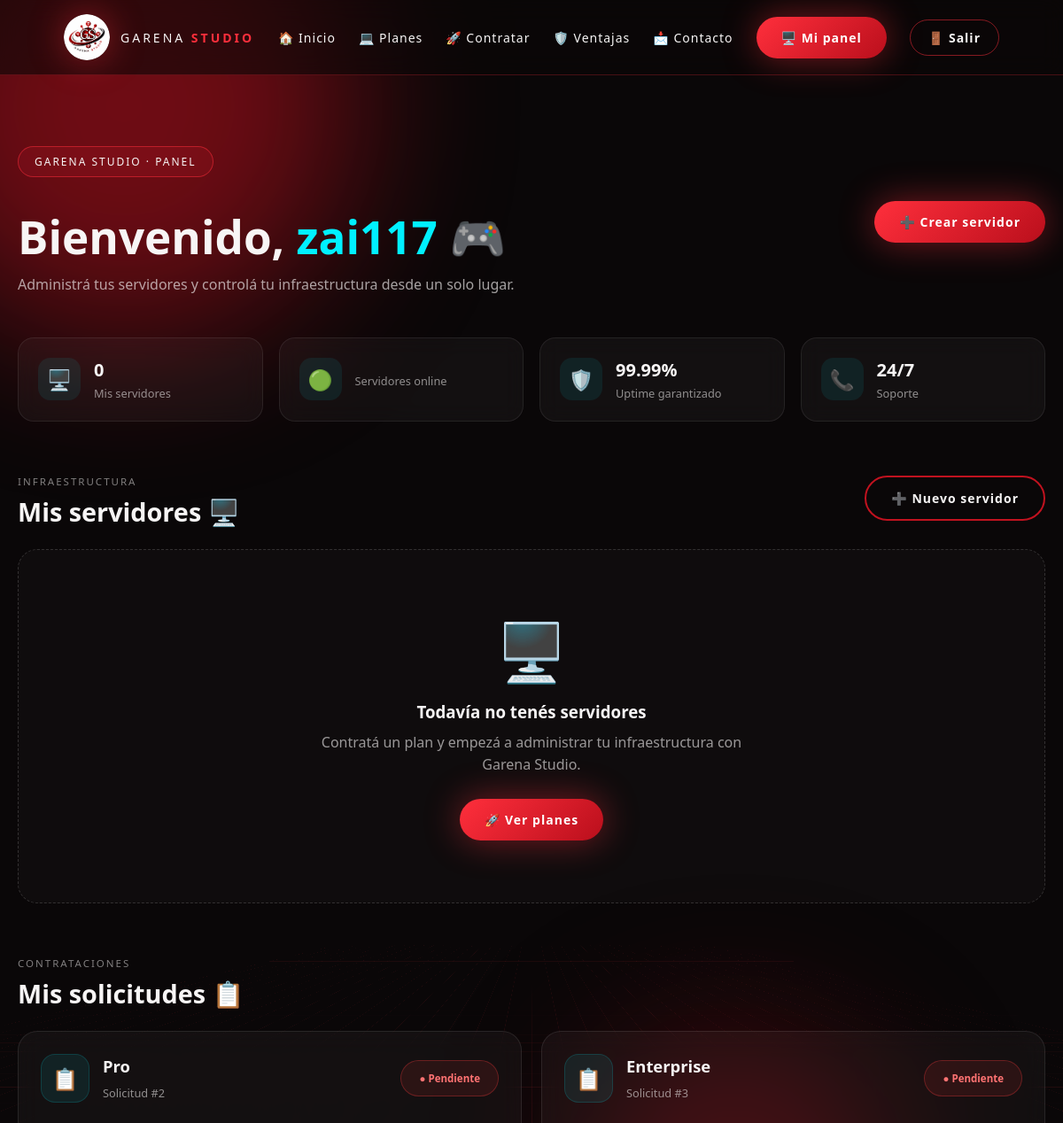
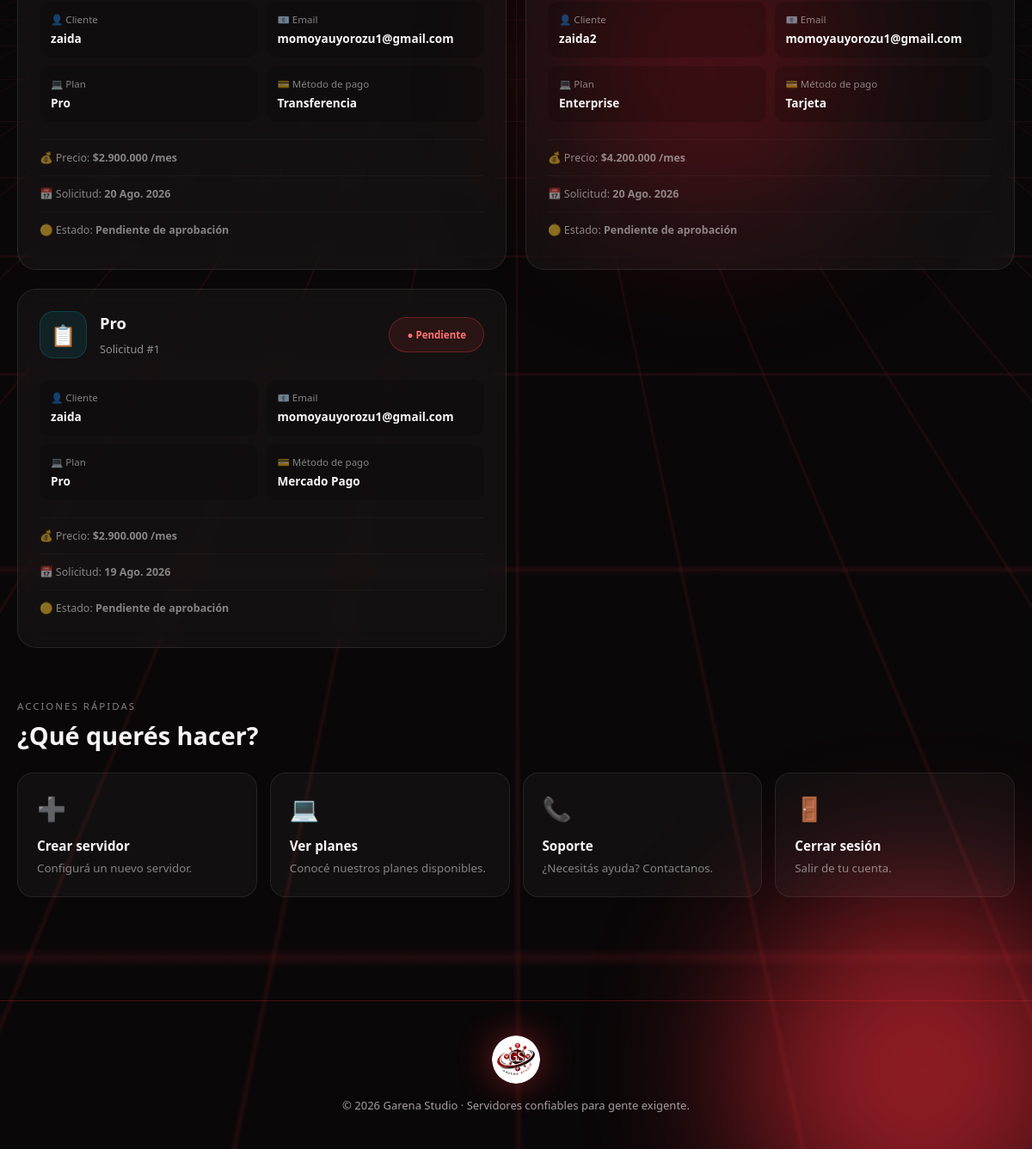
The app's page /panel/ (signed in) with its own data (2 pictures, top to bottom).
### Api/models.py (models this page shows, shortened)
class SolicitudServidor(models.Model):
    usuario = models.ForeignKey(User, on_delete=models.CASCADE, null=True, blank=True)
    nombre = models.CharField(max_length=100)
    plan = models.CharField(max_length=50)
    metodo_pago = models.CharField(max_length=50, default="Pendiente")
    fecha = models.DateField(auto_now_add=True)

### Api/views.py (the view)
# urls.py: path("panel/", Panel, name="Panel"),
@login_required(login_url="/login/")
def Panel(request):
    servidores = Servidor.objects.filter(
        usuario=request.user
    )
    servidores_online = servidores.filter(estado="Online").count()
    solicitudes = SolicitudServidor.objects.filter(
        usuario=request.user
    ).order_by("-fecha")
    return render(request, "Panel.html", {
        "usuario": request.user,
        "servidores": servidores,
        "solicitudes": solicitudes
    })

### Api/Templates/Panel.html (shortened to what this page needs)
{% extends 'Base.html' %}
{% block content %}
<section class="panel-page">
    <div class="panel-container">
        <div class="panel-header">
            <div>
                <span class="tag">
                    GARENA STUDIO · PANEL
                </span>
                <h2>
                    Bienvenido,
                    <span>{{ usuario.username }}</span> 🎮
                </h2>
                <p>
                    Administrá tus servidores y controlá
                    tu infraestructura desde un solo lugar.
                </p>
            </div>
            <a
                href="{% url 'CrearServidor' %}"
                class="btn btn-primary"
            >
                ➕ Crear servidor
            </a>
        </div>
        <div class="panel-stats">
            <div class="panel-stat">
                <span class="panel-stat-icon">
                    🖥️
                </span>
                <div>
                    <strong>{{ servidores|length }}</strong>
                    <span>Mis servidores</span>
                </div>
            </div>
            <div class="panel-stat">
                <span class="panel-stat-icon">
                    🟢
                </span>
                <div>
                    <span>Servidores online</span>
                </div>
            </div>
            <div class="panel-stat">
                <span class="panel-stat-icon">
                    🛡️
                </span>
                <div>
                    <strong>99.99%</strong>
                    <span>Uptime garantizado</span>
                </div>
            </div>
            <div class="panel-stat">
                <span class="panel-stat-icon">
                    📞
                </span>
                <div>
                    <strong>24/7</strong>
                    <span>Soporte</span>
                </div>
            </div>
        </div>
        <div class="panel-section">
            <div class="section-heading">
                <div>
                    <span class="section-kicker">
                        INFRAESTRUCTURA
                    </span>
                    <h3>
                        Mis servidores 🖥️
                    </h3>
                </div>
                <a
                    href="{% url 'CrearServidor' %}"
                    class="btn btn-outline"
                >
                    ➕ Nuevo servidor
                </a>
            </div>
            {% if servidores %}
                <div class="server-grid">
                    {% for servidor in servidores %}
                        <article class="server-card">
                            <div class="server-card-header">
                                <div class="server-icon">
                                    🖥️
                                </div>
                                <div class="server-title">
                                    <h4>
                                        {{ servidor.nombre }}
                                    </h4>
                                    <span>
                                        {{ servidor.plan }}
                                    </span>
                                </div>
                                {% if servidor.estado == "Online" %}
                                    <span class="server-status online">
                                        ● Online
                                    </span>
                                {% else %}
                                    <span class="server-status offline">
                                        ● Offline
                                    </span>
                                {% endif %}
                            </div>
                            <div class="server-info">
                                <div>
                                    <span>💻 CPU</span>
                                    <strong>
                                        {{ servidor.cpu }}
                                    </strong>
                                </div>
                                <div>
                                    <span>🧠 RAM</span>
                                    <strong>
                                        {{ servidor.ram }}
                                    </strong>
                                </div>
                                <div>
                                    <span>💾 Almacenamiento</span>
                                    <strong>
                                        {{ servidor.almacenamiento }}
                                    </strong>
                                </div>
                                <div>
                                    <span>🌐 IP</span>
                                    <strong>
                                        {{ servidor.ip }}
                                    </strong>
                                </div>
                            </div>
                            <div class="server-date">
                                📅 Creado:
                                {{ servidor.fecha_creacion }}
                            </div>
                            <div class="server-actions">
                                <a
                                    href="{% url 'AdministrarServidor' servidor.id %}"
                                    class="btn btn-primary"
                                >
                                    ⚙️ Administrar
                                </a>
                                <form
                                    method="post"
                                    action="{% url 'EliminarServidor' servidor.id %}"
                                >
                                    {% csrf_token %}
                                    <button
                                        type="submit"
                                        class="btn btn-outline"
                                    >
                                        🗑️ Eliminar
                                    </button>
                                </form>
                            </div>
                        </article>
                    {% endfor %}
                </div>
            {% else %}
                <div class="empty-servers">
                    <div class="empty-icon">
                        🖥️
                    </div>
                    <h3>
                        Todavía no tenés servidores
                    </h3>
                    <p>
                        Contratá un plan y empezá a administrar
                        tu infraestructura con Garena Studio.
                    </p>
                    <a
                        href="{% url 'Inicio' %}#planes"
                        class="btn btn-primary"
                    >
                        🚀 Ver planes
                    </a>
                </div>
            {% endif %}
        </div>
        <div class="panel-section">
            <div class="section-heading">
                <div>
                    <span class="section-kicker">
                        CONTRATACIONES
                    </span>
                    <h3>
                        Mis solicitudes 📋
                    </h3>
                </div>
            </div>
            {% if solicitudes %}
                <div class="server-grid">
                    {% for solicitud in solicitudes %}
                        <article class="server-card">
                            <div class="server-card-header">
                                <div class="server-icon">
                                    📋
                                </div>
                                <div class="server-title">
                                    <h4>
                                        {{ solicitud.plan }}
                                    </h4>
                                    <span>
                                        Solicitud #{{ solicitud.id }}
                                    </span>
                                </div>
                                <span class="server-status offline">
                                    ● Pendiente
                                </span>
                            </div>
                            <div class="server-info">
                                <div>
                                    <span>
                                        👤 Cliente
                                    </span>
                                    <strong>
                                        {{ solicitud.nombre }}
                                    </strong>
                                </div>
                                <div>
                                    <span>
                                        📧 Email
                                    </span>
                                    <strong>
                                        {{ usuario.email }}
                                    </strong>
                                </div>
                                <div>
                                    <span>
                                        💻 Plan
                                    </span>
                                    <strong>
                                        {{ solicitud.plan }}
                                    </strong>
                                </div>
                                <div>
                                    <span>
                                        💳 Método de pago
                                    </span>
                                    <strong>
                                        {{ solicitud.metodo_pago }}
                                    </strong>
                                </div>
                            </div>
                            <div class="server-date">
                                {% if solicitud.plan == "Starter" %}
                                    💰 Precio:
                                    <strong>
                                        $2.100.000 /mes
                                    </strong>
                                {% elif solicitud.plan == "Pro" %}
                                    💰 Precio:
                                    <strong>
                                        $2.900.000 /mes
                                    </strong>
                                {% elif solicitud.plan == "Enterprise" %}
                                    💰 Precio:
                                    <strong>
                                        $4.200.000 /mes
                                    </strong>
                                {% endif %}
                            </div>
                            <div class="server-date">
                                📅 Solicitud:
                                <strong>
                                    {{ solicitud.fecha }}
                                </strong>
                            </div>
                            <div class="server-date">
                                🟡 Estado:
                                <strong>
                                    Pendiente de aprobación
                                </strong>
                            </div>
                        </article>
                    {% endfor %}
                </div>
            {% endif %}
        </div>
        <div class="quick-section">
            <span class="section-kicker">
                ACCIONES RÁPIDAS
            </span>
            <h3>
                ¿Qué querés hacer?
            </h3>
            <div class="quick-grid">
                <a
                    href="{% url 'CrearServidor' %}"
                    class="quick-card"
                >
                    <span>➕</span>
                    <strong>
                        Crear servidor
                    </strong>
                    <small>
                        Configurá un nuevo servidor.
                    </small>
                </a>
                <a
                    href="{% url 'Inicio' %}#planes"
                    class="quick-card"
                >
                    <span>💻</span>
                    <strong>
                        Ver planes
                    </strong>
                    <small>
                        Conocé nuestros planes disponibles.
                    </small>
                </a>
                <a
                    href="{% url 'Inicio' %}#contacto"
                    class="quick-card"
                >
                    <span>📞</span>
                    <strong>
                        Soporte
                    </strong>
                    <small>
                        ¿Necesitás ayuda? Contactanos.
                    </small>
                </a>
                <a
                    href="{% url 'Logout' %}"
                    class="quick-card logout-card"
                >
                    <span>🚪</span>
                    <strong>
                        Cerrar sesión
                    </strong>
                    <small>
                        Salir de tu cuenta.
                    </small>
                </a>
            </div>
        </div>
    </div>
</section>
{% endblock %}

### Api/Templates/Base.html (shortened to what this page needs)
{% load static %}
<!doctype html>
<html lang="es">
  <head>
    <link rel="stylesheet" href="{% static 'css/style.css' %}" />
  </head>
  <body>
    <div class="bg-fx">
      <div class="orb orb-1"></div>
      <div class="orb orb-2"></div>
      <div class="orb orb-3"></div>
      <div class="grid-fx"></div>
    </div>
    <header class="nav">
      <a href="{% url 'Inicio' %}" class="brand">
        <img
          src="{% static 'src/logo.png' %}"
          alt="Logo Garena Studio"
          class="brand-logo"
        />
        <span class="brand-name">GARENA <b>STUDIO</b></span>
      </a>
      <nav class="nav-links" id="nav-links">
        <a href="{% url 'Inicio' %}">🏠 Inicio</a>
        <a href="{% url 'Inicio' %}#planes">💻 Planes</a>
        <a href="{% url 'Contratar' %}" class="nav-contract">🚀 Contratar</a>
        <a href="{% url 'Inicio' %}#features">🛡️ Ventajas</a>
        <a href="{% url 'Contacto' %}">📩 Contacto</a>
        {% if user.is_authenticated %}
        <a href="{% url 'Panel' %}" class="btn btn-primary">🖥️ Mi panel</a>
        <a href="{% url 'Logout' %}" class="btn btn-ghost">🚪 Salir</a>
        {% else %}
        <a href="{% url 'Login' %}" class="btn btn-ghost">🔐 Iniciar sesión</a>
        <a href="{% url 'Registro' %}" class="btn btn-primary"
          >👤 Registrarse</a
        >
        {% endif %}
      </nav>
    </header>
    <main>{% block content %} {% endblock %}</main>
    <footer class="footer">
      <img
        src="{% static 'src/logo.png' %}"
        alt="Garena Studio"
        class="footer-logo"
      />
      <p>© 2026 Garena Studio · Servidores confiables para gente exigente.</p>
    </footer>
  </body>
</html>

### records on screen
SolicitudServidor: plan "Pro", id "2", nombre "zaida", metodo_pago "Transferencia", shows "💰 Precio:", fecha "20 Ago. 2026"
SolicitudServidor: plan "Enterprise", id "3", nombre "zaida2", metodo_pago "Tarjeta", shows "💰 Precio:", fecha "20 Ago. 2026"
SolicitudServidor: plan "Pro", id "1", nombre "zaida", metodo_pago "Mercado Pago", shows "💰 Precio:", fecha "19 Ago. 2026"

### other values on screen
{{ usuario.username }} "zai117"
{{ servidores|length }} "0"
{{ usuario.email }} "momoyauyorozu1@gmail.com"
